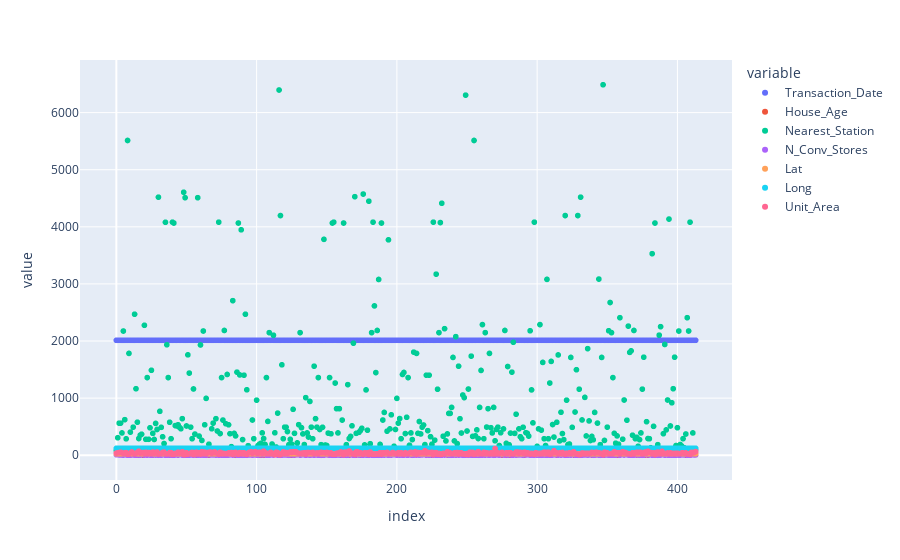

Write notebook code for a chart like this one.
### Code cell
#Pair Plot
print(df.columns)
fig = px.scatter(df)
fig.show()

### Figure 1 — Plotly figure (JSON) as saved in the notebook; plotly's stock layout.template omitted (floating-point values rounded to 4 significant figures; data arrays with more than 128 entries replaced by an {"elided": "..."} marker saying what was removed)
{"data": [{"hovertemplate": "variable=Transaction_Date<br>index=%{x}<br>value=%{y}<extra></extra>", "legendgroup": "Transaction_Date", "marker": {"color": "#636efa", "symbol": "circle"}, "mode": "markers", "name": "Transaction_Date", "showlegend": true, "type": "scattergl", "x": {"elided": "414 int values"}, "xaxis": "x", "y": {"elided": "414 float values"}, "yaxis": "y"}, {"hovertemplate": "variable=House_Age<br>index=%{x}<br>value=%{y}<extra></extra>", "legendgroup": "House_Age", "marker": {"color": "#EF553B", "symbol": "circle"}, "mode": "markers", "name": "House_Age", "showlegend": true, "type": "scattergl", "x": {"elided": "414 int values"}, "xaxis": "x", "y": {"elided": "414 float values"}, "yaxis": "y"}, {"hovertemplate": "variable=Nearest_Station<br>index=%{x}<br>value=%{y}<extra></extra>", "legendgroup": "Nearest_Station", "marker": {"color": "#00cc96", "symbol": "circle"}, "mode": "markers", "name": "Nearest_Station", "showlegend": true, "type": "scattergl", "x": {"elided": "414 int values"}, "xaxis": "x", "y": {"elided": "414 float values"}, "yaxis": "y"}, {"hovertemplate": "variable=N_Conv_Stores<br>index=%{x}<br>value=%{y}<extra></extra>", "legendgroup": "N_Conv_Stores", "marker": {"color": "#ab63fa", "symbol": "circle"}, "mode": "markers", "name": "N_Conv_Stores", "showlegend": true, "type": "scattergl", "x": {"elided": "414 int values"}, "xaxis": "x", "y": {"elided": "414 int values"}, "yaxis": "y"}, {"hovertemplate": "variable=Lat<br>index=%{x}<br>value=%{y}<extra></extra>", "legendgroup": "Lat", "marker": {"color": "#FFA15A", "symbol": "circle"}, "mode": "markers", "name": "Lat", "showlegend": true, "type": "scattergl", "x": {"elided": "414 int values"}, "xaxis": "x", "y": {"elided": "414 float values"}, "yaxis": "y"}, {"hovertemplate": "variable=Long<br>index=%{x}<br>value=%{y}<extra></extra>", "legendgroup": "Long", "marker": {"color": "#19d3f3", "symbol": "circle"}, "mode": "markers", "name": "Long", "showlegend": true, "type": "scattergl", "x": {"elided": "414 int values"}, "xaxis": "x", "y": {"elided": "414 float values"}, "yaxis": "y"}, {"hovertemplate": "variable=Unit_Area<br>index=%{x}<br>value=%{y}<extra></extra>", "legendgroup": "Unit_Area", "marker": {"color": "#FF6692", "symbol": "circle"}, "mode": "markers", "name": "Unit_Area", "showlegend": true, "type": "scattergl", "x": {"elided": "414 int values"}, "xaxis": "x", "y": {"elided": "414 float values"}, "yaxis": "y"}], "layout": {"legend": {"title": {"text": "variable"}, "tracegroupgap": 0}, "margin": {"t": 60}, "xaxis": {"anchor": "y", "domain": [0, 1], "title": {"text": "index"}}, "yaxis": {"anchor": "x", "domain": [0, 1], "title": {"text": "value"}}}}
